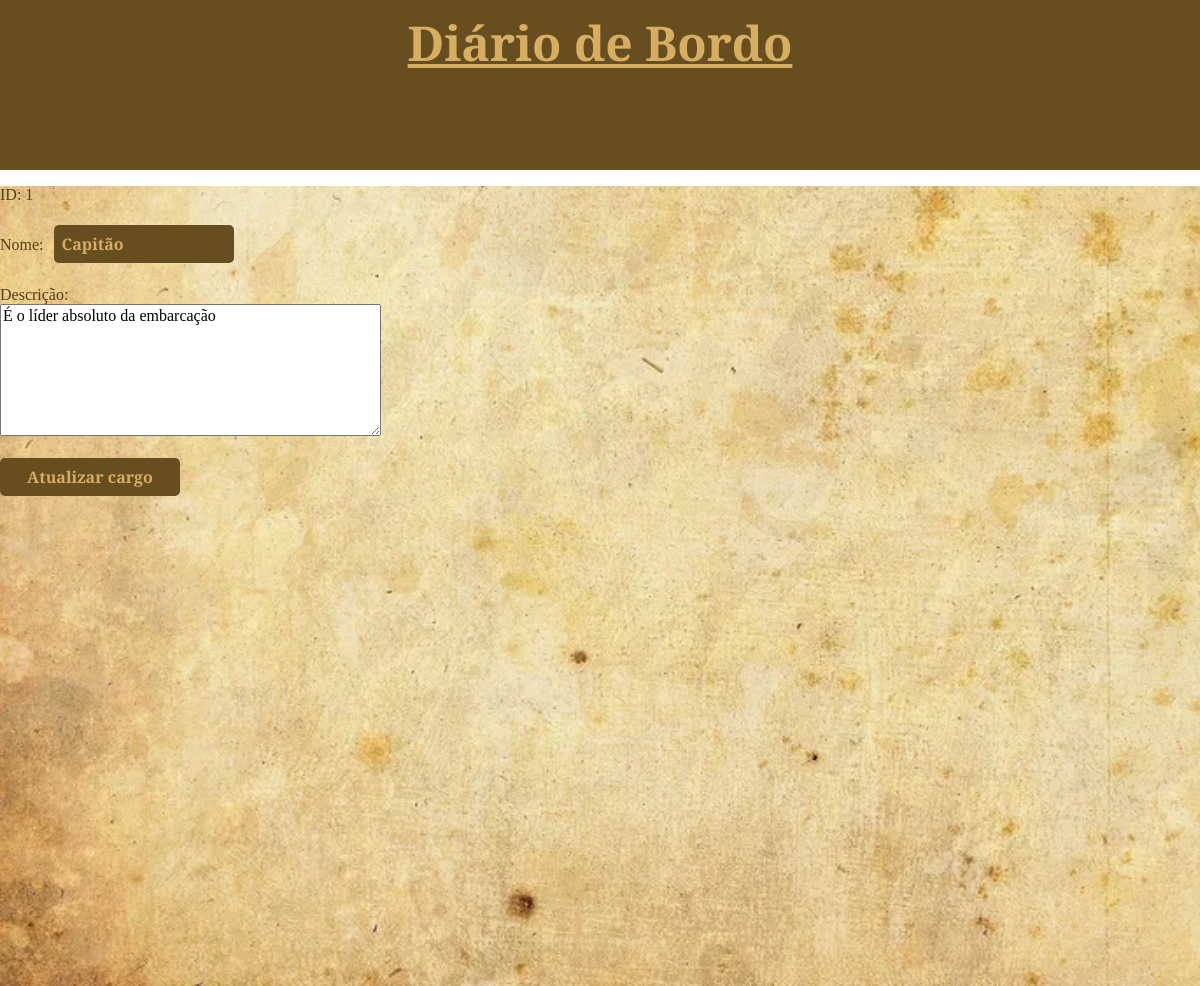
Page /paginas/editar/editarcargo.php?id=1 on the earlier database version.
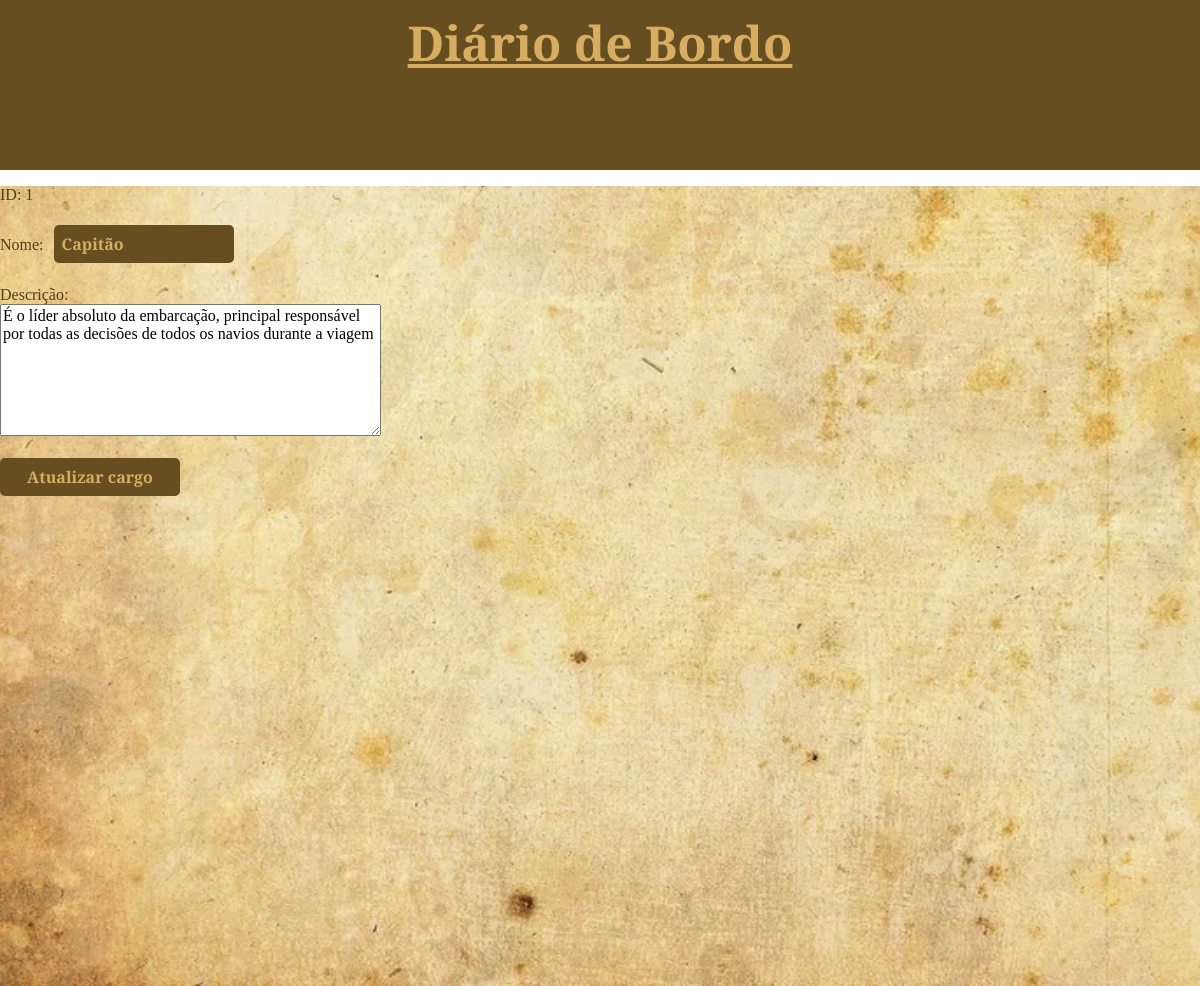
Same page on the later database version.
### tables this page shows
CREATE TABLE `cargo` (
  `id_cargo` int(11) NOT NULL,
  `nome` varchar(30) DEFAULT NULL,
  `descricao` text DEFAULT NULL
);

### paginas/editar/editarcargo.php (the view, shortened to what this page needs)
<?php
    require_once("../config.php");
?>
<!DOCTYPE html>
<html lang="pt-br">
<head>
    <link rel="stylesheet" href="styleinput.css">
    <link rel="stylesheet" href="styleestrutura.css">
    <link rel="stylesheet" href="classesids.css">
</head>
<body>
    <header>
        <a href="index.php"><h1>Diário de Bordo</h1></a>
    </header>
    <?php
      $id = $_GET['id'];
      $sql = "select * FROM cargo WHERE id_cargo=?";
      $consulta = $mysqli->prepare($sql);
      $consulta->bind_param("i", $id);
      $consulta->execute();
      $resultado = $consulta->get_result();
      $registros = $resultado->fetch_all(MYSQLI_ASSOC);
      $cargo = $registros[0];
    ?>
<main>
    <form action="updatecargo.php?id=<?=  $cargo['id_cargo']?>" method="get">
        <p>ID: <?=  $cargo['id_cargo']?></p>
        <label for="nome_cargo">Nome: </label>
        <input type="text" id="nome_cargo" name="nome_cargo" value="<?=  $cargo['nome']?>">
        <br><br>
        <label for="desc_cargo">Descrição: </label><br>
        <textarea id="desc_cargo" name="desc_cargo" rows="7" cols="40"><?=  $cargo['descricao']?></textarea>
        <br><br>
        <input type="submit" value="Atualizar cargo">
    </form>
</main>
</body>
</html>

Differences in the rows shown:
changed cargo "Capitão": desc_cargo "É o líder absoluto da embarcação" → "É o líder absoluto da embarcação, principal responsável por todas as decisões de todos os navios durante a viagem"
